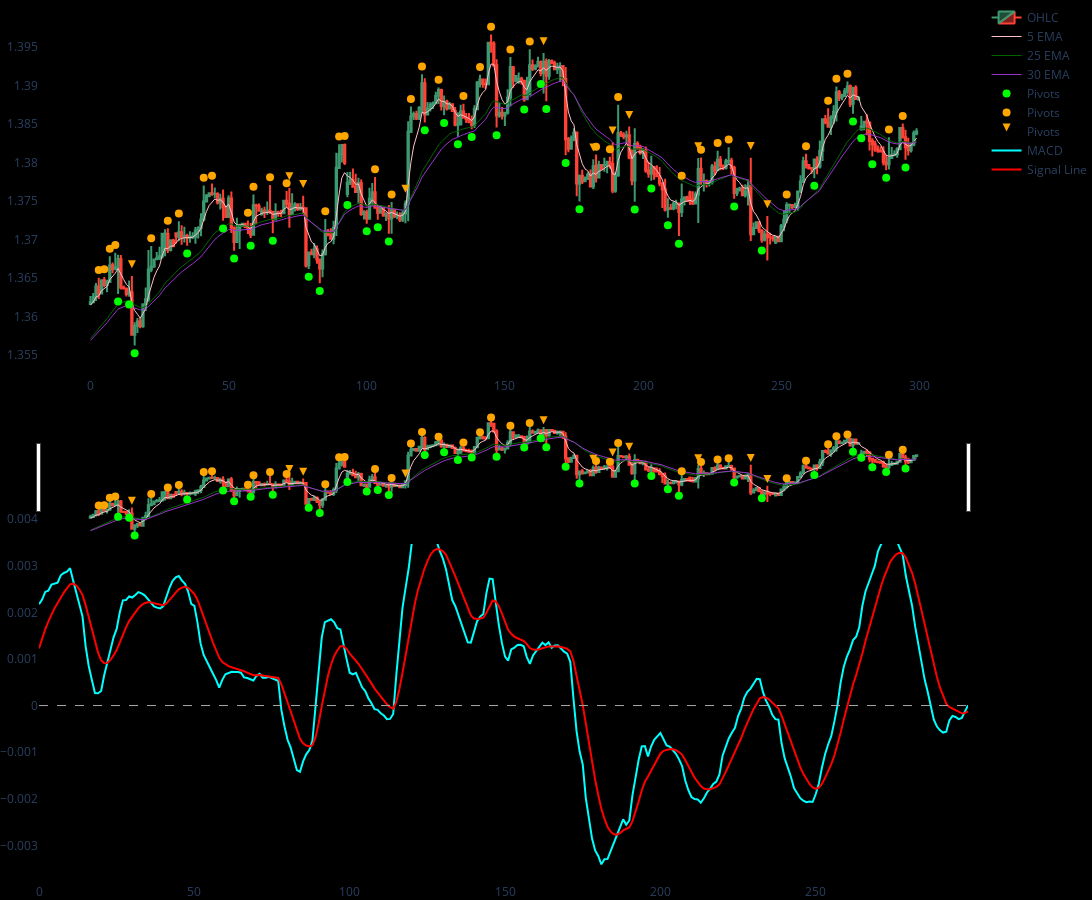

Notebook code for this chart:
### Code cell
df4l = df4[:300]
plot_chart_with_pivots(df4l)

### Figure 1 — Plotly figure (JSON) as saved in the notebook; plotly's stock layout.template omitted (floating-point values rounded to 4 significant figures; data arrays with more than 128 entries replaced by an {"elided": "..."} marker saying what was removed)
{"data": [{"close": {"elided": "300 float values"}, "high": {"elided": "300 float values"}, "low": {"elided": "300 float values"}, "name": "OHLC", "open": {"elided": "300 float values"}, "type": "candlestick", "x": {"elided": "300 int values"}, "xaxis": "x", "yaxis": "y"}, {"line": {"color": "pink", "width": 1}, "mode": "lines", "name": "5 EMA", "type": "scatter", "x": {"elided": "300 int values"}, "xaxis": "x", "y": {"elided": "300 float values"}, "yaxis": "y"}, {"line": {"color": "darkgreen", "width": 1}, "mode": "lines", "name": "25 EMA", "type": "scatter", "x": {"elided": "300 int values"}, "xaxis": "x", "y": {"elided": "300 float values"}, "yaxis": "y"}, {"line": {"color": "darkorchid", "width": 1}, "mode": "lines", "name": "30 EMA", "type": "scatter", "x": {"elided": "300 int values"}, "xaxis": "x", "y": {"elided": "300 float values"}, "yaxis": "y"}, {"marker": {"color": "lime", "size": 8, "symbol": "circle"}, "mode": "markers", "name": "Pivots", "type": "scatter", "x": {"elided": "300 int values"}, "xaxis": "x", "y": {"elided": "300 float values"}, "yaxis": "y"}, {"marker": {"color": "orange", "size": 8, "symbol": "circle"}, "mode": "markers", "name": "Pivots", "type": "scatter", "x": {"elided": "300 int values"}, "xaxis": "x", "y": {"elided": "300 float values"}, "yaxis": "y"}, {"marker": {"color": "orange", "size": 8, "symbol": "arrow-down"}, "mode": "markers", "name": "Pivots", "type": "scatter", "x": {"elided": "300 int values"}, "xaxis": "x", "y": {"elided": "300 float values"}, "yaxis": "y"}, {"line": {"color": "aqua", "width": 2}, "mode": "lines", "name": "MACD", "type": "scatter", "x": {"elided": "300 int values"}, "xaxis": "x2", "y": {"elided": "300 float values"}, "yaxis": "y2"}, {"line": {"color": "red", "width": 2}, "mode": "lines", "name": "Signal Line", "type": "scatter", "x": {"elided": "300 int values"}, "xaxis": "x2", "y": {"elided": "300 float values"}, "yaxis": "y2"}], "layout": {"height": 900, "hoverlabel": {"bgcolor": "white", "font": {"color": "black", "family": "Rockwell", "size": 14}}, "hovermode": "x unified", "margin": {"b": 0, "l": 0, "r": 0, "t": 0}, "paper_bgcolor": "black", "plot_bgcolor": "black", "shapes": [{"line": {"color": "darkgrey", "dash": "dash", "width": 1}, "type": "line", "x0": 0, "x1": 1, "xref": "x2 domain", "y0": 0, "y1": 0, "yref": "y2"}], "width": 1200, "xaxis": {"anchor": "y", "domain": [0, 1], "gridcolor": "black", "zerolinecolor": "black"}, "xaxis2": {"anchor": "y2", "domain": [0, 1], "gridcolor": "black", "zerolinecolor": "black"}, "yaxis": {"anchor": "x", "domain": [0.575, 1], "gridcolor": "black", "zerolinecolor": "black"}, "yaxis2": {"anchor": "x2", "domain": [0, 0.425], "gridcolor": "black", "zerolinecolor": "black"}}}
